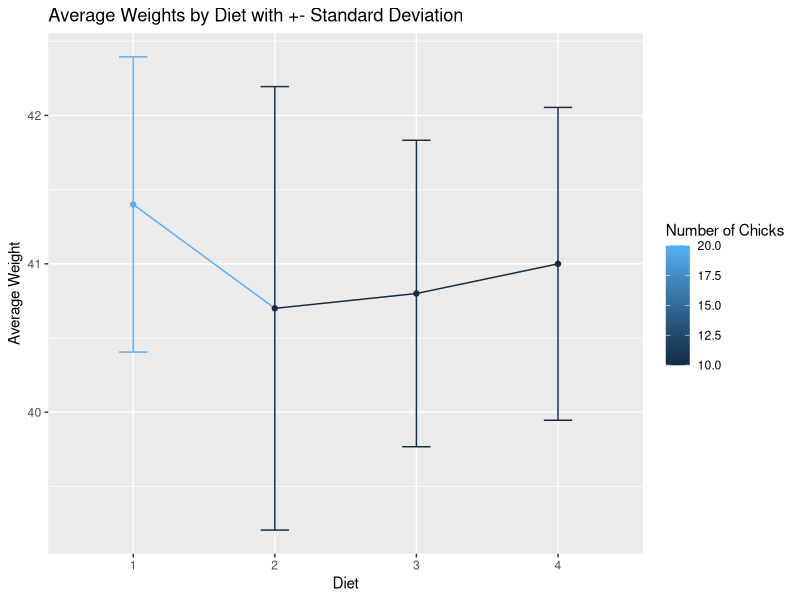
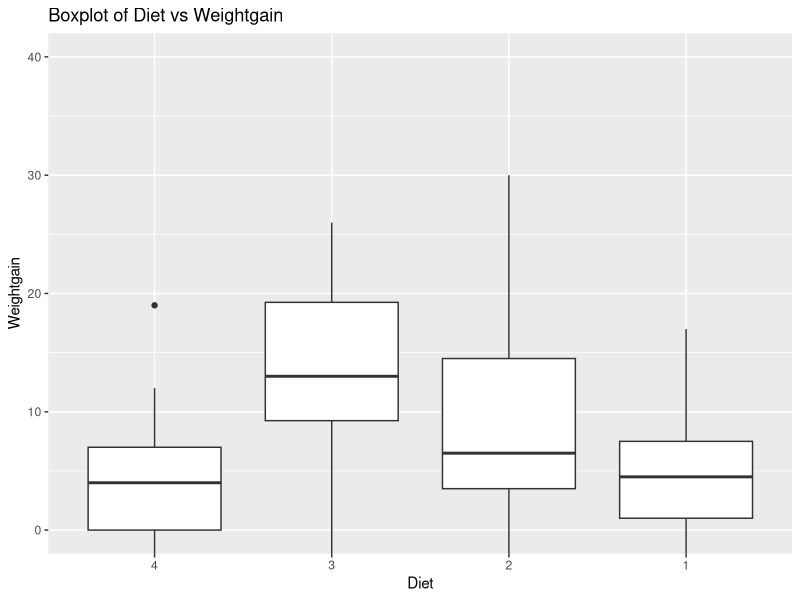
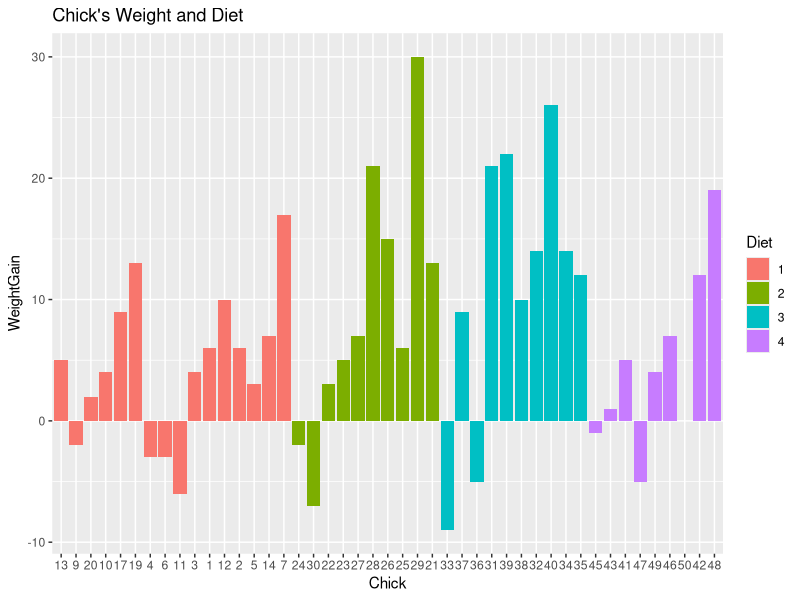
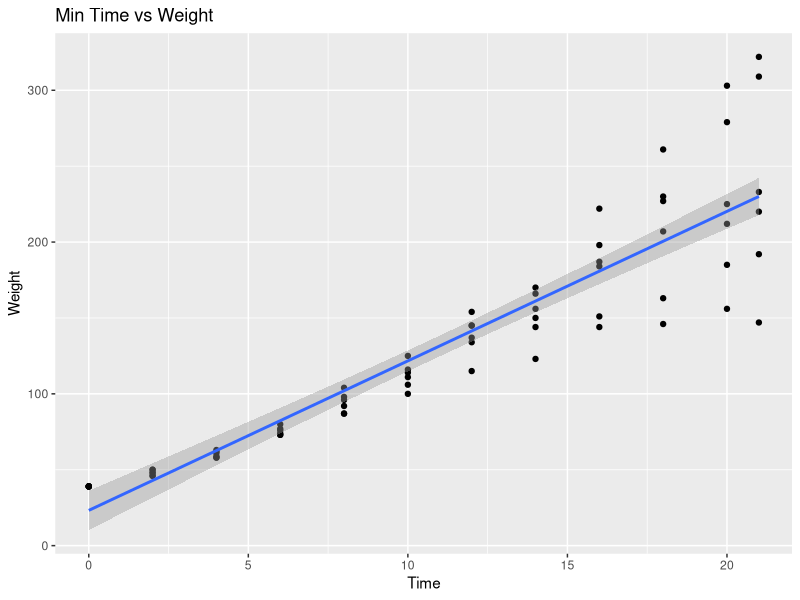
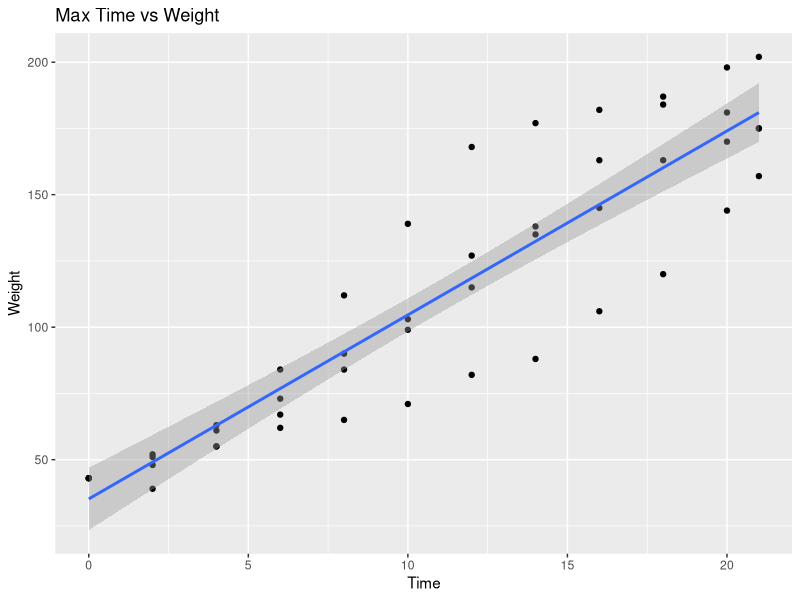
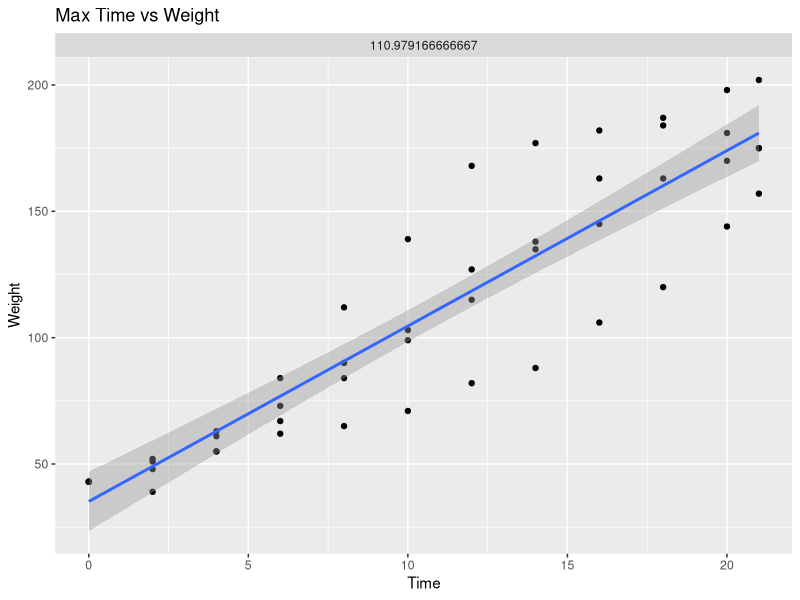
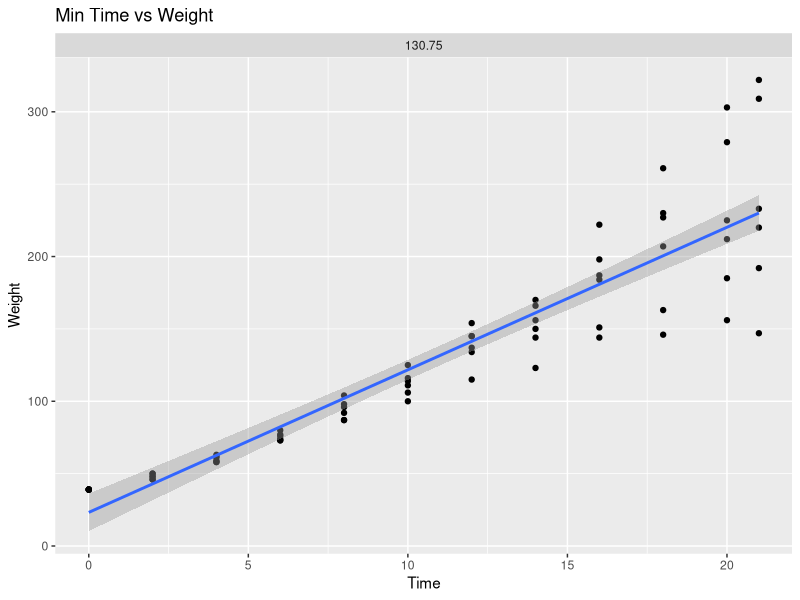
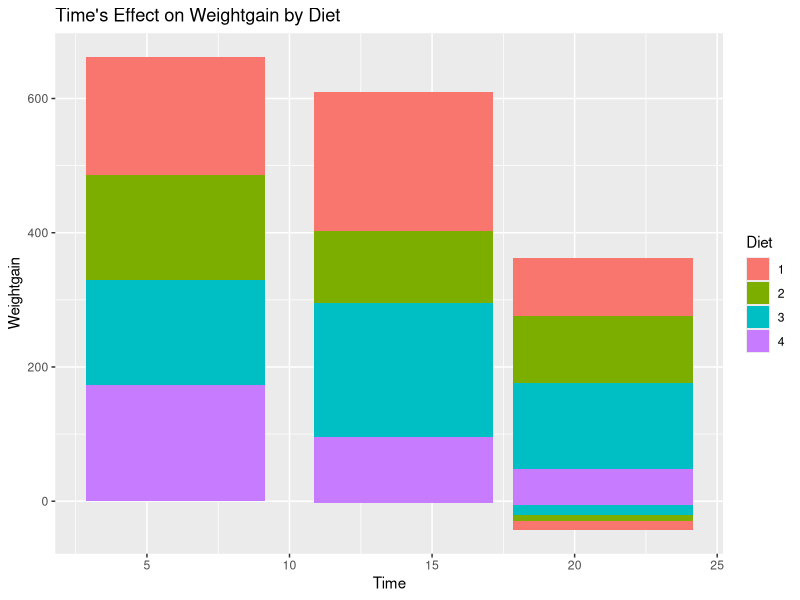

Recreate these plots in R, in order.
## ---- chunk 1
knitr::opts_chunk$set(echo = TRUE)
## ---- chunk 2
library(ggplot2)
library(dplyr)
library(datasets)
## ---- chunk 3
dat1 <- ChickWeight %>%
 filter(Time == 0) %>%
 group_by(Diet)

weight0 <- summarize(dat1, average_weight = mean(weight, na.rm = TRUE),
 sd_weight = sd(weight, na.rm = TRUE),number = n())

weight0
## ---- chunk 4
ggplot(weight0, aes(x=Diet, y=average_weight, colour=number, group=1)) + 
    geom_errorbar(aes(ymin=average_weight-sd_weight, ymax=average_weight+sd_weight), width=.2) +
    geom_line() +
    geom_point() + labs(x = "Diet", y = "Average Weight", title = "Average Weights by Diet with +- Standard Deviation", colour = "Number of Chicks")
## ---- chunk 5
final <- ChickWeight %>% group_by(Chick) %>% mutate(numComplete = n())
complete <- subset(final, final$numComplete==12)
head(complete,3)
## ---- chunk 6
complete <- complete %>% group_by(Chick) %>% mutate(weightgain = c(0,diff(weight)))
head(complete,3)
## ---- chunk 7
medians = complete %>% group_by(Diet) %>% summarize(median = median(weightgain)) %>% arrange(median)
boxP <- complete %>% filter(Time==21) %>% mutate(Diet = factor(Diet, levels = c(rev(medians$Diet)))) %>%  ggplot(boxP, mapping =aes(x=Diet, y=weightgain)) + 
  geom_boxplot() + coord_cartesian(ylim = c(0,40)) + labs(x = "Diet", y = "Weightgain", title = "Boxplot of Diet vs Weightgain")
boxP
## ---- chunk 8
minChick <- complete %>% filter(Time==21) %>% filter(weightgain ==min(weightgain))
minChick[which.min(minChick$weightgain),]
## ---- chunk 9
maxChick <- complete %>% filter(Time==21) %>% filter(weightgain ==max(weightgain))
maxChick[which.max(maxChick$weightgain),]
## ---- chunk 10
q5 <-  ggplot(maxChick, aes(Chick,y= weightgain)) + geom_bar(aes(fill = Diet), stat = "identity") + labs(x = "Chick", y = "WeightGain", title = "Chick's Weight and Diet",fill = "Diet")
q5
## ---- chunk 11
minChickT <- complete %>% group_by(Chick) %>% filter(Time==0)
minChickT <- complete %>% group_by(Time) %>% filter(minChickT$weight == min(minChickT$weight))

maxChickT <- complete %>% group_by(Chick) %>% filter(Time==0)
maxChickT <- complete %>% group_by(Time) %>% filter(maxChickT$weight == max(maxChickT$weight))

    ggplot(minChickT, aes(Time, weight)) +
     geom_point() +
     geom_smooth(method="lm") + labs(x = "Time", y = "Weight", title = "Min Time vs Weight") 
## ---- chunk 12
  ggplot(maxChickT, aes(Time, weight)) +
     geom_point() +
     geom_smooth(method="lm") + labs(x = "Time", y = "Weight", title = "Max Time vs Weight") 
## ---- chunk 13

 ggplot(maxChickT, aes(Time, weight)) +
     geom_point() +
     geom_smooth(method="lm") + facet_wrap(~mean(weight))  + labs(x = "Time", y = "Weight", title = "Max Time vs Weight") 

ggplot(minChickT, aes(Time, weight)) +
     geom_point() +
     geom_smooth(method="lm") + facet_wrap(~mean(weight))  + labs(x = "Time", y = "Weight", title = "Min Time vs Weight") 
## ---- chunk 14
g <- complete %>% filter(Time==6 | Time==14 | Time ==21)
ggplot(g, aes(x=Time,y = weightgain)) +geom_bar(aes(fill = Diet),stat = "identity") + labs(x = "Time", y = "Weightgain", title = "Time's Effect on Weightgain by Diet", fill = "Diet") 
